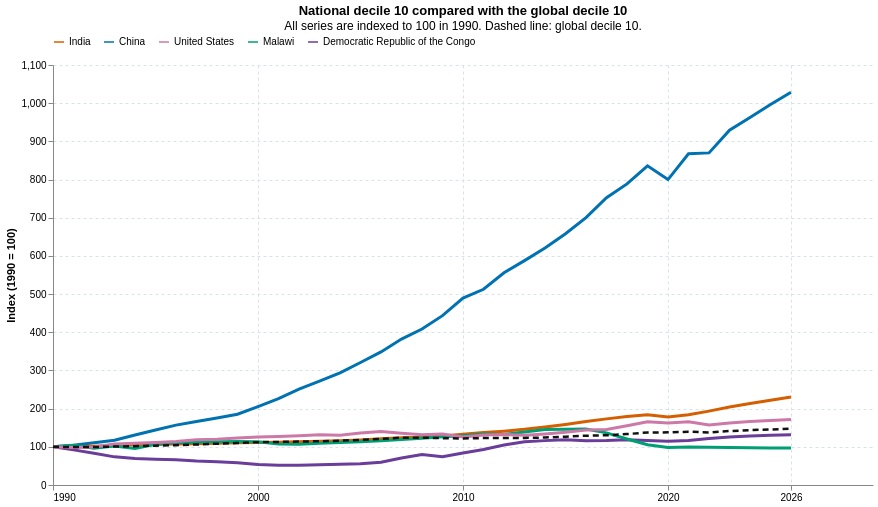

Notebook cell for this chart:
### Markdown cell above
## Idea. National decile 10 compared with the global decile 10

This visualization repeats the comparison for the richest 10% of the population. Solid lines show national decile 10; the dashed line shows global decile 10. All series are indexed to 100 in 1990.

### Code cell
country_decile10 = (
    bins[
        bins['code'].isin(country_codes)
        & bins['year'].between(START_YEAR, END_YEAR)
        & bins['quantile'].between(901, 1000)
    ]
    .groupby(['code', 'year'], as_index=False)
    .agg(decile10_welfare=('welf_b', 'mean'))
)
country_decile10['country'] = country_decile10['code'].map(country_codes)

country_decile10_base = (
    country_decile10[country_decile10['year'] == START_YEAR]
    .set_index('code')['decile10_welfare']
)
country_decile10['index_1990'] = (
    100 * country_decile10['decile10_welfare']
    / country_decile10['code'].map(country_decile10_base)
)

global_decile10 = deciles[deciles['decile'] == 10][['year', 'mean_welf']].copy()
global_decile10_base = global_decile10.set_index('year')['mean_welf'].loc[START_YEAR]
global_decile10['index_1990'] = 100 * global_decile10['mean_welf'] / global_decile10_base

country_decile10_lines = alt.Chart(country_decile10).mark_line(strokeWidth=3).encode(
    x=alt.X(
        'year:Q',
        title=None,
        scale=alt.Scale(domain=[START_YEAR, END_YEAR]),
        axis=alt.Axis(format='d', values=[1990, 2000, 2010, 2020, 2026]),
    ),
    y=alt.Y(
        'index_1990:Q',
        title='Index (1990 = 100)',
        scale=alt.Scale(zero=False),
    ),
    color=alt.Color(
        'country:N',
        title=None,
        scale=alt.Scale(domain=country_order, range=list(country_colors.values())),
        legend=alt.Legend(orient='top'),
    ),
    tooltip=[
        alt.Tooltip('year:O', title='Year'),
        alt.Tooltip('country:N', title='Country'),
        alt.Tooltip('decile10_welfare:Q', title='National decile 10 welfare', format='.2f'),
        alt.Tooltip('index_1990:Q', title='Index', format='.1f'),
    ],
)

global_decile10_line = alt.Chart(global_decile10).mark_line(
    color='#111111',
    strokeDash=[6, 4],
    strokeWidth=2.5,
).encode(
    x=alt.X('year:Q'),
    y=alt.Y('index_1990:Q'),
    tooltip=[
        alt.Tooltip('year:O', title='Year'),
        alt.Tooltip('mean_welf:Q', title='Global decile 10 welfare', format='.2f'),
        alt.Tooltip('index_1990:Q', title='Global index', format='.1f'),
    ],
)

decile10_chart = (
    (country_decile10_lines + global_decile10_line)
    .properties(
        width=820,
        height=420,
        title=alt.TitleParams(
            'National decile 10 compared with the global decile 10',
            subtitle='All series are indexed to 100 in 1990. Dashed line: global decile 10.',
        ),
    )
    .configure_view(stroke=None)
    .configure_axis(grid=True, gridColor='#d9e2ec', gridDash=[3, 3])
)

decile10_chart.save(str(FIG_DIR / 'national_decile10_index.png'), scale_factor=2)
decile10_chart

### Figure 1 — Vega-Lite specification as saved in the notebook (floating-point values rounded to 4 significant figures; data arrays with more than 128 entries replaced by an {"elided": "..."} marker saying what was removed)
{"config": {"view": {"continuousWidth": 300, "continuousHeight": 300, "stroke": null}, "axis": {"grid": true, "gridColor": "#d9e2ec", "gridDash": [3, 3]}}, "layer": [{"data": {"name": "data-e563e901bd750f6088e20637cace9349"}, "mark": {"type": "line", "strokeWidth": 3}, "encoding": {"color": {"field": "country", "legend": {"orient": "top"}, "scale": {"domain": ["India", "China", "United States", "Malawi", "Democratic Republic of the Congo"], "range": ["#D55E00", "#0072B2", "#CC79A7", "#009E73", "#6A3D9A"]}, "title": null, "type": "nominal"}, "tooltip": [{"field": "year", "title": "Year", "type": "ordinal"}, {"field": "country", "title": "Country", "type": "nominal"}, {"field": "decile10_welfare", "format": ".2f", "title": "National decile 10 welfare", "type": "quantitative"}, {"field": "index_1990", "format": ".1f", "title": "Index", "type": "quantitative"}], "x": {"axis": {"format": "d", "values": [1990, 2000, 2010, 2020, 2026]}, "field": "year", "scale": {"domain": [1990, 2026]}, "title": null, "type": "quantitative"}, "y": {"field": "index_1990", "scale": {"zero": false}, "title": "Index (1990 = 100)", "type": "quantitative"}}}, {"data": {"name": "data-adfcd541063ec18f5f1c78e730e99db5"}, "mark": {"type": "line", "color": "#111111", "strokeDash": [6, 4], "strokeWidth": 2.5}, "encoding": {"tooltip": [{"field": "year", "title": "Year", "type": "ordinal"}, {"field": "mean_welf", "format": ".2f", "title": "Global decile 10 welfare", "type": "quantitative"}, {"field": "index_1990", "format": ".1f", "title": "Global index", "type": "quantitative"}], "x": {"field": "year", "type": "quantitative"}, "y": {"field": "index_1990", "type": "quantitative"}}}], "height": 420, "title": {"text": "National decile 10 compared with the global decile 10", "subtitle": "All series are indexed to 100 in 1990. Dashed line: global decile 10."}, "width": 820, "$schema": "https://vega.github.io/schema/vega-lite/v6.4.1.json", "datasets": {"data-e563e901bd750f6088e20637cace9349": {"elided": "185 records"}, "data-adfcd541063ec18f5f1c78e730e99db5": [{"year": 1990, "mean_welf": 71.49, "index_1990": 100.0}, {"year": 1991, "mean_welf": 71.17, "index_1990": 99.56}, {"year": 1992, "mean_welf": 71.17, "index_1990": 99.55}, {"year": 1993, "mean_welf": 71.95, "index_1990": 100.7}, {"year": 1994, "mean_welf": 72.68, "index_1990": 101.7}, {"year": 1995, "mean_welf": 73.58, "index_1990": 102.9}, {"year": 1996, "mean_welf": 74.59, "index_1990": 104.3}, {"year": 1997, "mean_welf": 75.89, "index_1990": 106.2}, {"year": 1998, "mean_welf": 77.31, "index_1990": 108.2}, {"year": 1999, "mean_welf": 78.56, "index_1990": 109.9}, {"year": 2000, "mean_welf": 80.24, "index_1990": 112.2}, {"year": 2001, "mean_welf": 80.61, "index_1990": 112.8}, {"year": 2002, "mean_welf": 81.31, "index_1990": 113.7}, {"year": 2003, "mean_welf": 81.88, "index_1990": 114.5}, {"year": 2004, "mean_welf": 82.93, "index_1990": 116.0}, {"year": 2005, "mean_welf": 84.51, "index_1990": 118.2}, {"year": 2006, "mean_welf": 86.2, "index_1990": 120.6}, {"year": 2007, "mean_welf": 88.65, "index_1990": 124.0}, {"year": 2008, "mean_welf": 88.6, "index_1990": 123.9}, {"year": 2009, "mean_welf": 87.7, "index_1990": 122.7}, {"year": 2010, "mean_welf": 87.16, "index_1990": 121.9}, {"year": 2011, "mean_welf": 87.83, "index_1990": 122.9}, {"year": 2012, "mean_welf": 88.07, "index_1990": 123.2}, {"year": 2013, "mean_welf": 88.15, "index_1990": 123.3}, {"year": 2014, "mean_welf": 88.89, "index_1990": 124.3}, {"year": 2015, "mean_welf": 90.45, "index_1990": 126.5}, {"year": 2016, "mean_welf": 92.3, "index_1990": 129.1}, {"year": 2017, "mean_welf": 93.11, "index_1990": 130.2}, {"year": 2018, "mean_welf": 95.38, "index_1990": 133.4}, {"year": 2019, "mean_welf": 98.28, "index_1990": 137.5}, {"year": 2020, "mean_welf": 98.61, "index_1990": 137.9}, {"year": 2021, "mean_welf": 99.78, "index_1990": 139.6}, {"year": 2022, "mean_welf": 98.42, "index_1990": 137.7}, {"year": 2023, "mean_welf": 101.0, "index_1990": 141.3}, {"year": 2024, "mean_welf": 102.7, "index_1990": 143.6}, {"year": 2025, "mean_welf": 104.0, "index_1990": 145.5}, {"year": 2026, "mean_welf": 105.4, "index_1990": 147.5}]}}
